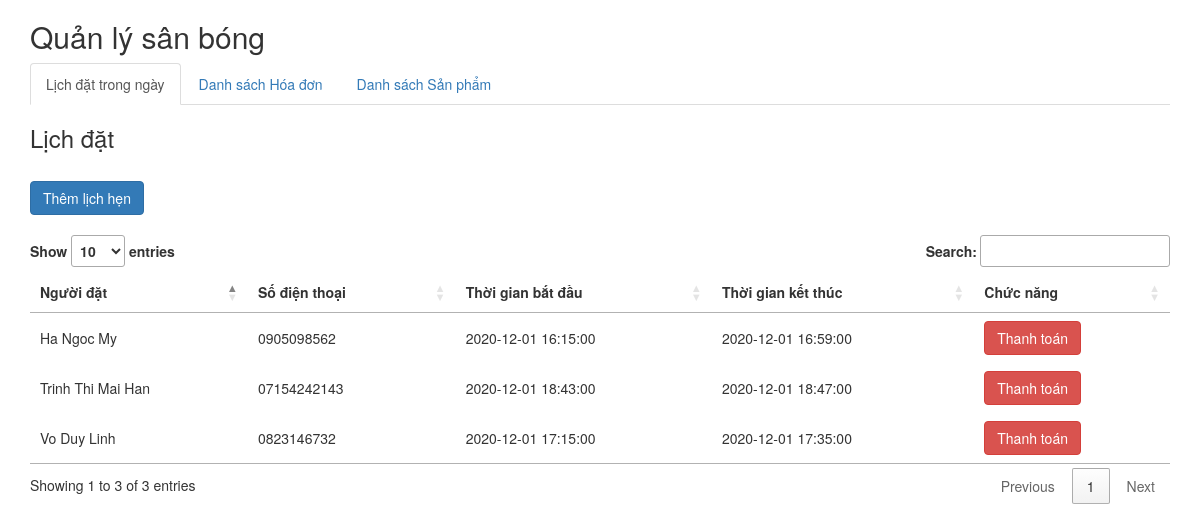
The page / on the database its author committed.
### tables this page shows
CREATE TABLE `schedule_booking` (
  `id` int(11) NOT NULL,
  `booking_name` varchar(255) NOT NULL,
  `booking_contact` varchar(255) NOT NULL,
  `time_start` datetime NOT NULL,
  `time_end` datetime NOT NULL,
  `status` int(11) NOT NULL DEFAULT 0,
  `create_at` datetime NOT NULL DEFAULT current_timestamp()
);

### index.php (the view, shortened to what this page needs)
<?php
include_once("connect.php");
$query_schedule = "SELECT * FROM `schedule_booking` where status = 0";
$result = $mysqli->query($query_schedule);
$schedules = $result->fetch_all();
?>
<!doctype html>
<html lang="en">
<head>
    <link rel="stylesheet" href="https://maxcdn.bootstrapcdn.com/bootstrap/3.4.1/css/bootstrap.min.css">
    <link rel="stylesheet" type="text/css" href="https://cdn.datatables.net/1.10.22/css/jquery.dataTables.css">
</head>
<body>
<div class="container">
    <h2>Quản lý sân bóng</h2>
    <ul class="nav nav-tabs">
        <li class="active"><a data-toggle="tab" href="#home">Lịch đặt trong ngày</a></li>
        <li><a data-toggle="tab" href="#menu1">Danh sách Hóa đơn</a></li>
        <li><a data-toggle="tab" href="#menu2">Danh sách Sản phẩm</a></li>
    </ul>
    <div class="tab-content">
        <div id="home" class="tab-pane fade in active">
            <h3>Lịch đặt</h3>
            <button type="button" class="btn btn-primary" data-toggle="modal" data-target="#modal_add_schedule" style="margin: 20px 0">
                Thêm lịch hẹn
            </button>
            <table class="table-data" >
                <thead>
                <tr>
                    <th>Người đặt</th>
                    <th>Số điện thoại</th>
                    <th>Thời gian bắt đầu</th>
                    <th>Thời gian kết thúc</th>
                    <th>Chức năng</th>
                </tr>
                </thead>
                <tbody>
                    <?php if(!empty($schedules)):?>
                        <?php foreach ($schedules as $schedule):?>
                            <tr>
                                <td><?php echo $schedule[1] ?></td>
                                <td><?php echo $schedule[2] ?></td>
                                <td><?php echo $schedule[3] ?></td>
                                <td><?php echo $schedule[4] ?></td>
                                <td>
                                    <button type="button" class="btn btn-danger"  data-toggle="modal" data-target="#modal_schedule_<?php echo $schedule[0]?>">
                                        Thanh toán
                                    </button>
                                </td>
                            </tr>
                        <?php endforeach;?>
                    <?php endif;?>
                </tbody>
            </table>
        </div>
    </div>
</div>
</body>
</html>

### rows shown on the page
schedule_booking: booking_name "Ha Ngoc My", booking_contact "0905098562", time_start "2020-12-01 16:15:00", time_end "2020-12-01 16:59:00"
schedule_booking: booking_name "Vo Duy Linh", booking_contact "0823146732", time_start "2020-12-01 17:15:00", time_end "2020-12-01 17:35:00"
schedule_booking: booking_name "Trinh Thi Mai Han", booking_contact "07154242143", time_start "2020-12-01 18:43:00", time_end "2020-12-01 18:47:00"
